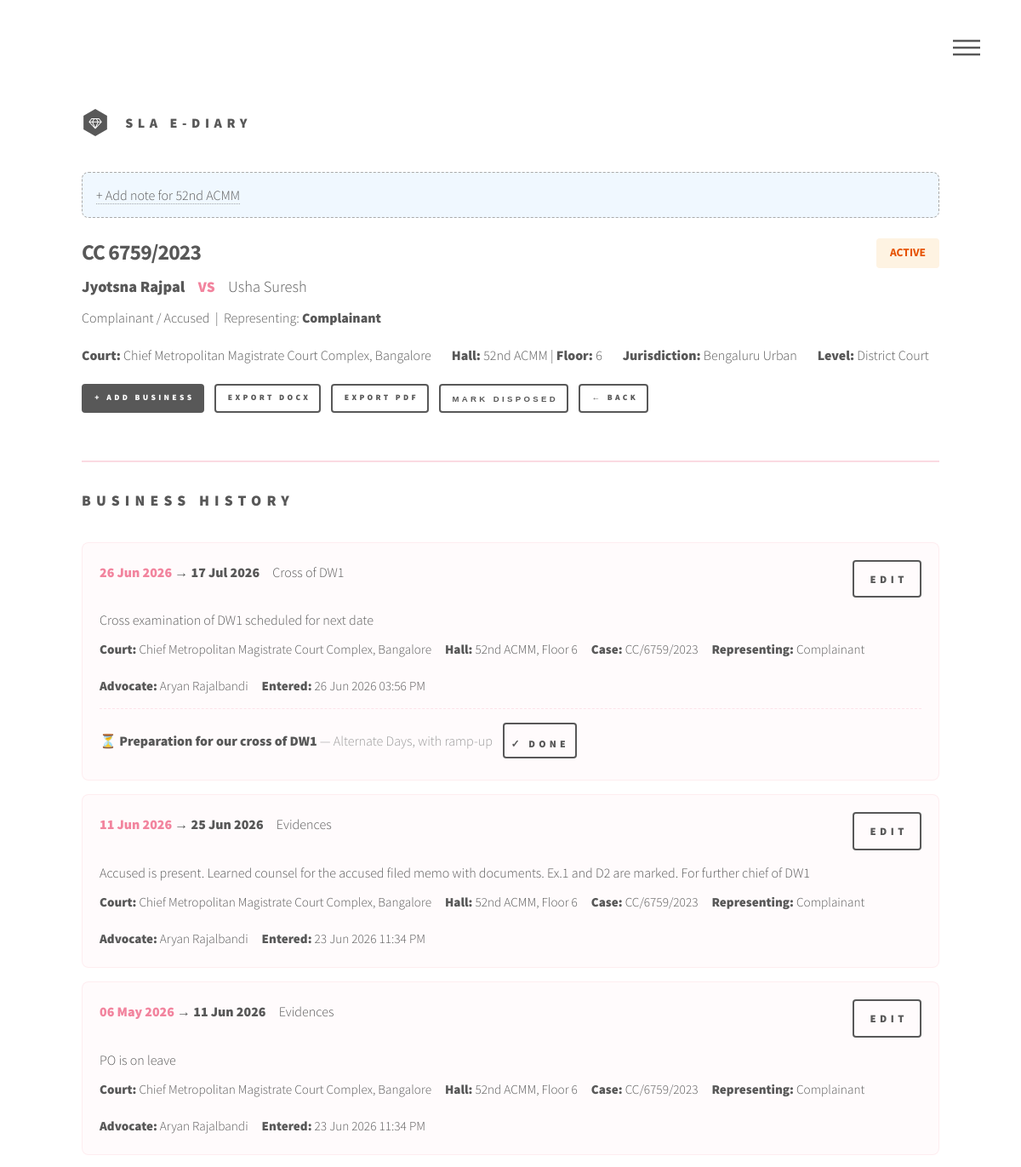
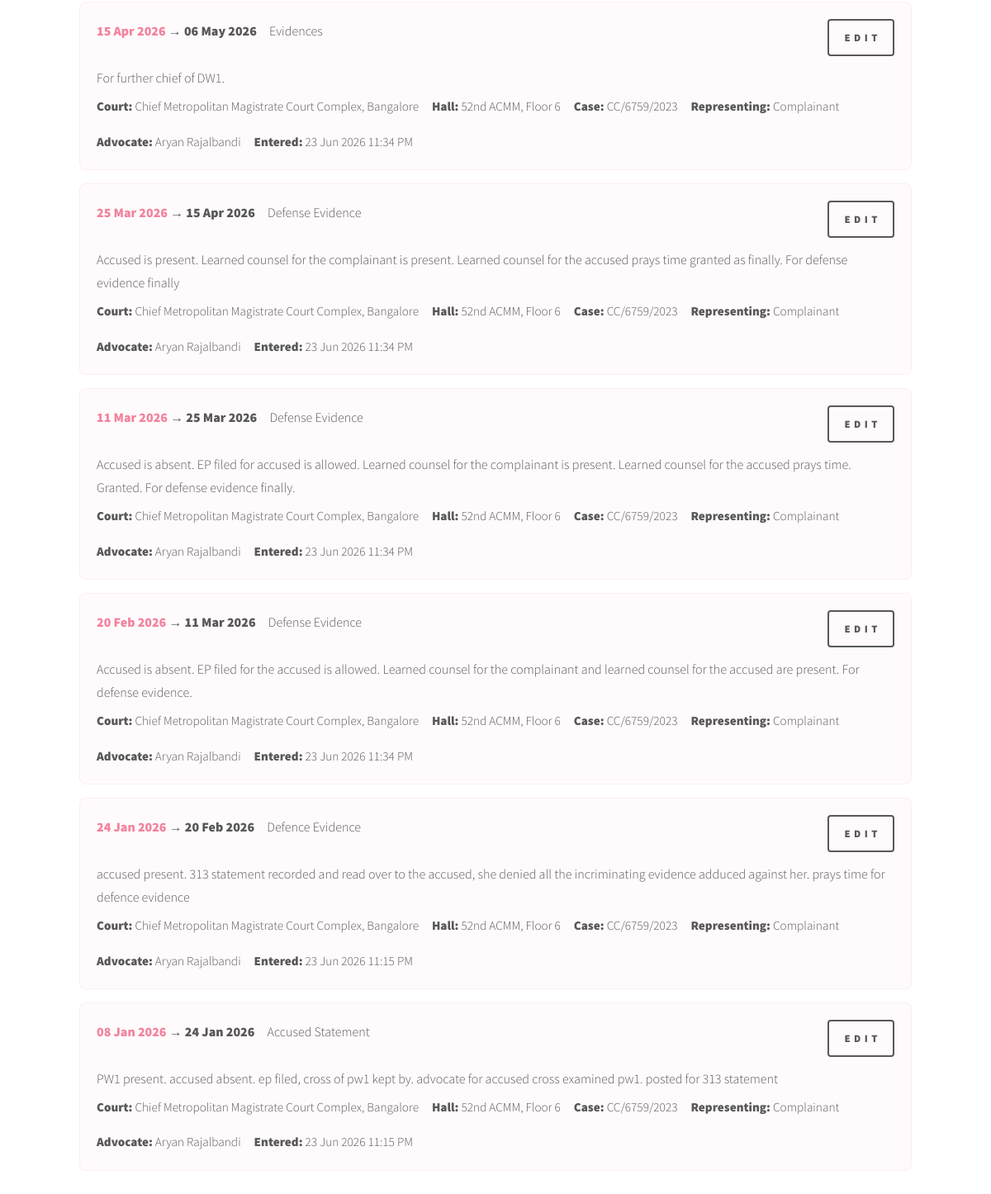
/diary_entry_case/1/ (signed in), run on the app's committed database (2 pictures, top to bottom).
### main/models.py (models this page shows, shortened)
class Case(models.Model):
    jurisdiction = models.CharField(max_length=20, choices=Jurisdiction.choices, default=None)
    court_level = models.CharField(max_length=20, choices=CourtLevel.choices)
    court = models.CharField(max_length=100)
    court_hall = models.CharField(max_length=100)
    floor = models.IntegerField()
    case_type = models.CharField(max_length=100)
    case_number = models.CharField(max_length=100)
    case_year = models.IntegerField()
    party_1 = models.CharField(max_length=100)
    party_1_type = models.CharField(max_length=20, choices=Party1Type.choices)
    party_2 = models.CharField(max_length=100)
    party_2_type = models.CharField(max_length=20, choices=Party2Type.choices)
    representing = models.CharField(max_length=100)
    representing_parties = models.CharField(max_length=100, default='1')
    party_1_total = models.IntegerField(default=1)
    party_2_total = models.IntegerField(default=1)
    disposed = models.BooleanField(default=False)
    @property
    def represents_party_1(self):
        return self.representing == self.party_1_type
    @property
    def represents_party_2(self):
        return self.representing == self.party_2_type
    @property
    def representing_display(self):
        if self.representing_parties != '1':
            return f"{self.representing} {self.representing_parties}"
        return self.representing

class DiaryEntry(models.Model):
    case = models.ForeignKey(Case, on_delete=models.CASCADE, related_name='diary_entries')
    previous_date = models.DateField()
    court = models.CharField(max_length=100)
    court_hall = models.CharField(max_length=100)
    floor = models.IntegerField()
    case_number_display = models.CharField(max_length=200)
    representing = models.CharField(max_length=100)
    representing_parties = models.CharField(max_length=100, default='1')
    party_1_total = models.IntegerField(default=1)
    party_2_total = models.IntegerField(default=1)
    stage = models.CharField(max_length=100)
    business = models.TextField()
    next_date = models.DateField()
    advocate = models.ForeignKey(User, on_delete=models.SET_NULL, null=True, blank=True)
    created_at = models.DateTimeField(auto_now_add=True)
    updated_at = models.DateTimeField(auto_now=True)
    class Meta:
        ordering = ['-previous_date']

class Reminder(models.Model):
    diary_entry = models.ForeignKey(DiaryEntry, on_delete=models.CASCADE, related_name='reminders')
    task = models.CharField(max_length=300)
    start_on = models.DateField()
    frequency = models.CharField(max_length=20, choices=ReminderFrequency.choices, default=ReminderFrequency.DAILY)
    ramp_up = models.BooleanField(default=False,
                                   help_text='Increase frequency as next hearing date approaches')
    completed = models.BooleanField(default=False)
    last_sent_at = models.DateTimeField(null=True, blank=True)
    created_at = models.DateTimeField(auto_now_add=True)
    updated_at = models.DateTimeField(auto_now=True)
    class Meta:
        ordering = ['-created_at']

### main/views.py (the view, shortened to what this page needs)
# urls.py: path('diary_entry_case/<int:case_id>/', diary_entry_case, name='diary_entry_case'),
@login_required
def diary_entry_case(request, case_id):
    case = get_object_or_404(Case, id=case_id)
    entries = case.diary_entries.all()
    latest_data = get_latest_entry_data(case)
    court_hall_notes = CourtHallNote.objects.filter(
        court=case.court, court_hall=case.court_hall
    )
    return render(request, 'main/diary_entry_case.html', {
        'case': case, 'entries': entries, 'court_labels': COURT_LABELS,
        'latest_data': latest_data, 'court_display': COURT_LABELS.get(case.court, case.court),
        'court_hall_notes': court_hall_notes,
    })

### main/services.py (called while the page is built, shortened)
def get_latest_entry_data(case: Case) -> dict:
    latest = case.diary_entries.order_by('-previous_date').first()
    if latest:
        return {
            'previous_date': latest.next_date,
            'court': latest.court,
            'court_hall': latest.court_hall,
            'floor': latest.floor,
            'case_number_display': latest.case_number_display,
            'representing': latest.representing,
            'representing_parties': latest.representing_parties,
            'party_1_total': latest.party_1_total,
            'party_2_total': latest.party_2_total,
            'stage': latest.stage,
        }

### templates/main/diary_entry_case.html (shortened to what this page needs)
{% extends 'base.html' %}
{% load static %}
{% block content %}
<div id="main">
    <div class="inner">
        {% with has_note=court_hall_notes|first %}
        {% if has_note and has_note.note %}
        <div style="background: #fff3cd; border: 1px solid #ffc107; border-radius: 8px; padding: 0.75rem 1rem; margin-bottom: 1.5rem;">
            <strong style="color: #856404;">🏛 Court Hall Note for {{ case.court_hall }}</strong>
            <p style="margin: 0.25rem 0 0 0; color: #856404; white-space: pre-wrap;">{{ has_note.note }}</p>
            <small style="color: #856404;">Last updated: {{ has_note.updated_at|date:"d M Y h:i A" }}</small>
            <br><a href="{% url 'add_court_hall_note' %}?court={{ case.court }}&court_hall={{ case.court_hall }}&next={% url 'diary_entry_case' case.id %}" style="color: #856404; text-decoration:underline;">Edit Note</a>
        </div>
        {% else %}
        <div style="background: #f0f8ff; border: 1px dashed #aaa; border-radius: 8px; padding: 0.75rem 1rem; margin-bottom: 1.5rem;">
            <a href="{% url 'add_court_hall_note' %}?court={{ case.court }}&court_hall={{ case.court_hall }}&next={% url 'diary_entry_case' case.id %}" style="color: #585858;">+ Add note for {{ case.court_hall }}</a>
        </div>
        {% endif %}
        {% endwith %}
        <section style="margin-bottom: 2rem; padding-bottom: 1.5rem; border-bottom: 2px solid rgba(242,132,158,0.3);">
            <div style="display: flex; justify-content: space-between; align-items: flex-start; flex-wrap: wrap; gap: 1rem;">
                <div>
                    <h1 style="margin: 0 0 0.5rem 0; font-size: 1.6rem;">{{ case.case_type }} {{ case.case_number }}/{{ case.case_year }}</h1>
                    <p style="margin: 0; font-size: 1.1rem; color: #585858;">
                        {% if case.represents_party_1 %}<strong style="font-size: 1.15rem;">{{ case.party_1 }}</strong>{% else %}<span style="font-size: 1.15rem;">{{ case.party_1 }}</span>{% endif %}
                        <span style="color: #f2849e; font-weight: 900; margin: 0 0.75rem;">VS</span>
                        {% if case.represents_party_2 %}<strong style="font-size: 1.15rem;">{{ case.party_2 }}</strong>{% else %}<span style="font-size: 1.15rem;">{{ case.party_2 }}</span>{% endif %}
                    </p>
                    <p style="margin: 0.4rem 0 0 0; color: #585858;">
                        {{ case.party_1_type }} / {{ case.party_2_type }}
                        &nbsp;|&nbsp; Representing: <strong>{{ case.representing_display }}</strong>
                    </p>
                </div>
                <div style="text-align: right;">
                    <span style="display: inline-block; padding: 0.35rem 1rem; border-radius: 4px; font-size: 0.85rem; font-weight: 700; background: {% if case.disposed %}#fce4e4{% else %}#fef3e2{% endif %}; color: {% if case.disposed %}#c62828{% else %}#e65100{% endif %};">
                        {% if case.disposed %}DISPOSED{% else %}ACTIVE{% endif %}
                    </span>
                </div>
            </div>
            <div style="display: flex; gap: 1.5rem; flex-wrap: wrap; margin-top: 1rem; color: #585858;">
                <span><strong>Court:</strong> {{ court_display }}</span>
                <span><strong>Hall:</strong> {{ case.court_hall }} | <strong>Floor:</strong> {{ case.floor }}</span>
                <span><strong>Jurisdiction:</strong> {{ case.get_jurisdiction_display }}</span>
                <span><strong>Level:</strong> {{ case.get_court_level_display }}</span>
            </div>
            <div style="margin-top: 1.25rem; display: flex; gap: 0.75rem; flex-wrap: wrap;">
                <a href="{% url 'add_business' case.id %}" class="button primary small">+ Add Business</a>
                <a href="{% url 'case_export_docx' case.id %}" class="button small">Export DOCX</a>
                <a href="{% url 'case_export_pdf' case.id %}" class="button small">Export PDF</a>
                {% if not case.disposed %}
                <form method="post" action="{% url 'diary_entry_case' case.id %}" style="display:inline;">
                    <button type="submit" class="button small" onclick="return confirm('Mark this case as disposed?')">Mark Disposed</button>
                </form>
                {% else %}
                <form method="post" action="{% url 'diary_entry_case' case.id %}" style="display:inline;">
                    {% csrf_token %}
                    <input type="hidden" name="reinstate_case" value="1">
                    <button type="submit" class="button small" onclick="return confirm('Reinstate this case?')">Reinstate</button>
                </form>
                {% endif %}
                <a href="{% url 'diary_entry' %}" class="button small">&larr; Back</a>
            </div>
        </section>
        <section>
            <h2>Business History</h2>
            {% if entries %}
            {% for entry in entries %}
            <div style="background: rgba(242,132,158,0.03); border: 1px solid rgba(242,132,158,0.12); border-radius: 8px; padding: 1.25rem; margin-bottom: 1rem;">
                <div style="display: flex; justify-content: space-between; align-items: flex-start; flex-wrap: wrap; gap: 0.5rem;">
                    <div>
                        <strong style="color: #f2849e;">{{ entry.previous_date|date:"d M Y" }}</strong>
                        &rarr;
                        <strong>{{ entry.next_date|date:"d M Y" }}</strong>
                        <span style="color: #585858; margin-left: 0.75rem;">{{ entry.stage }}</span>
                    </div>
                    <div style="display: flex; gap: 0.5rem; align-items: center;">
                        <a href="{% url 'edit_business' entry.id %}" class="button small" style="font-size: 0.8rem;">Edit</a>
                    </div>
                </div>
                <p style="margin: 0.75rem 0 0.5rem 0; white-space: pre-wrap;">{{ entry.business }}</p>
                <div style="font-size: 0.95em; color: #585858; display: flex; gap: 1rem; flex-wrap: wrap; margin-top: 0.5rem;">
                    <span><strong>Court:</strong> {{ entry.court }}</span>
                    <span><strong>Hall:</strong> {{ entry.court_hall }}, Floor {{ entry.floor }}</span>
                    <span><strong>Case:</strong> {{ entry.case_number_display }}</span>
                    <span><strong>Representing:</strong> {{ entry.representing }}{% if entry.representing_parties != '1' %} ({{ entry.representing_parties }}){% endif %}</span>
                    <span><strong>Advocate:</strong> {{ entry.advocate.get_full_name|default:entry.advocate.username|default:"—" }}</span>
                    <span><strong>Entered:</strong> {{ entry.created_at|date:"d M Y h:i A" }}</span>
                </div>
                {% if entry.reminders.all %}
                <div style="margin-top: 0.75rem; padding-top: 0.75rem; border-top: 1px dashed rgba(242,132,158,0.2);">
                    {% for reminder in entry.reminders.all %}
                    <div style="display: flex; align-items: center; gap: 0.75rem; padding: 0.3rem 0;">
                        <span style="{% if reminder.completed %}text-decoration: line-through; color: #999;{% endif %}">
                            {% if reminder.completed %}✅{% else %}⏳{% endif %}
                            <strong>{{ reminder.task }}</strong>
                            <small style="color: #999;">— {{ reminder.get_frequency_display }}{% if reminder.ramp_up %}, with ramp-up{% endif %}</small>
                        </span>
                        <a href="{% url 'mark_reminder_done' reminder.id %}" class="button small" style="font-size: 0.75rem; padding: 0.2rem 0.6rem;">
                            {% if reminder.completed %}Undo{% else %}✓ Done{% endif %}
                        </a>
                    </div>
                    {% endfor %}
                </div>
                {% endif %}
            </div>
            {% endfor %}
            {% else %}
            <div style="text-align: center; padding: 3rem; color: #585858;">
                <h4>No diary entries yet.</h4>
                <p><a href="{% url 'add_business' case.id %}" class="button primary">Add First Business Entry</a></p>
            </div>
            {% endif %}
        </section>
    </div>
</div>
{% endblock %}

### static/assets/css/main.css (style rules this page uses)
html, body, div, span, applet, object, iframe, h1, h2, h3, h4, h5, h6, p, blockquote, pre, a, abbr, acronym, address, big, cite, code, del, dfn, em, img, ins, kbd, q, s, samp, small, strike, strong, sub, sup, tt, var, b, u, i, center, dl, dt, dd, ol, ul, li, fieldset, form, label, legend, table, caption, tbody, tfoot, thead, tr, th, td, article, aside, canvas, details, embed, figure, figcaption, footer, header, hgroup, menu, nav, output, ruby, section, summary, time, mark, audio, video { margin: 0; padding: 0; border: 0; font-size: 100%; font: inherit; vertical-align: baseline; }
article, aside, details, figcaption, figure, footer, header, hgroup, menu, nav, section { display: block; }
body { line-height: 1; }
body { -webkit-text-size-adjust: none; }
body { -ms-overflow-style: scrollbar; }
html { box-sizing: border-box; }
*, *:before, *:after { box-sizing: inherit; }
body { background: #ffffff; }
body, input, select, textarea { color: #585858; font-family: "Source Sans Pro", Helvetica, sans-serif; font-size: 16pt; font-weight: 300; line-height: 1.75; }
@media screen and (max-width: 1680px) { body, input, select, textarea { font-size: 14pt; } }
@media screen and (max-width: 1280px) { body, input, select, textarea { font-size: 12pt; } }
a { -moz-transition: border-bottom-color 0.2s ease, color 0.2s ease; -webkit-transition: border-bottom-color 0.2s ease, color 0.2s ease; -ms-transition: border-bottom-color 0.2s ease, color 0.2s ease; transition: border-bottom-color 0.2s ease, color 0.2s ease; text-decoration: none; color: #585858; border-bottom: dotted 1px rgba(88, 88, 88, 0.5); }
strong, b { font-weight: 900; }
p { margin: 0 0 2em 0; }
h1 { font-size: 2.75em; font-weight: 700; line-height: 1.3; margin: 0 0 1em 0; letter-spacing: -0.035em; }
h2, h3, h4, h5, h6 { font-weight: 900; line-height: 1.5; margin: 0 0 2em 0; text-transform: uppercase; letter-spacing: 0.35em; }
h2 { font-size: 1.1em; }
form { margin: 0 0 2em 0; overflow-x: hidden; }
form > :last-child { margin-bottom: 0; }
input[type="submit"], input[type="reset"], input[type="button"], button, .button { -moz-appearance: none; -webkit-appearance: none; -ms-appearance: none; appearance: none; -moz-transition: background-color 0.2s ease-in-out, color 0.2s ease-in-out, box-shadow 0.2s ease-in-out; -webkit-transition: background-color 0.2s ease-in-out, color 0.2s ease-in-out, box-shadow 0.2s ease-in-out; -ms-transition: background-color 0.2s ease-in-out, color 0.2s ease-in-out, box-shadow 0.2s ease-in-out; transition: background-color 0.2s ease-in-out, color 0.2s ease-in-out, box-shadow 0.2s ease-in-out; background-color: transparent; border-radius: 4px; border: 0; box-shadow: inset 0 0 0 2px #585858; color: #585858 !important; cursor: pointer; display: inline-block; font-size: 0.8em; font-weight: 900; height: 3.5em; letter-spacing: 0.35em; line-height: 3.45em; overflow: hidden; padding: 0 1.25em 0 1.6em; text-align: center; text-decoration: none; text-overflow: ellipsis; text-transform: uppercase; white-space: nowrap; }
input[type="submit"].small, input[type="reset"].small, input[type="button"].small, button.small, .button.small { font-size: 0.6em; }
input[type="submit"].primary, input[type="reset"].primary, input[type="button"].primary, button.primary, .button.primary { box-shadow: none; background-color: #585858; color: #ffffff !important; }
#main { padding: 0em 0 6em 0 ; }
#wrapper > * > .inner { width: 100%; max-width: 68em; margin: 0 auto; padding: 0 2.5em; }

### data on the page
Case: court_hall "52nd ACMM", case_type "CC", case_number "6759", case_year "2023", party_1 "Jyotsna Rajpal", party_2 "Usha Suresh", party_1_type "Complainant", party_2_type "Accused", representing_display "Complainant", floor "6", jurisdiction "Bengaluru Urban", court_level "District Court"
DiaryEntry: previous_date "26 Jun 2026", next_date "17 Jul 2026", stage "Cross of DW1", business "Cross examination of DW1 scheduled for next date", court "Chief Metropolitan Magistrate Court Complex, Bangalore", court_hall "52nd ACMM", floor "6", case_number_display "CC/6759/2023", representing "Complainant", advocate.get_full_name "Aryan Rajalbandi", created_at "26 Jun 2026 03:56 PM"
Reminder: task "Preparation for our cross of DW1", frequency "Alternate Days", ramp_up ", with ramp-up", completed "✓ DONE"
DiaryEntry: previous_date "11 Jun 2026", next_date "25 Jun 2026", stage "Evidences", business "Accused is present. Learned counsel for the accused filed memo with documents. Ex.1 and D2 are marked. For further chief of DW1", court "Chief Metropolitan Magistrate Court Complex, Bangalore", court_hall "52nd ACMM", floor "6", case_number_display "CC/6759/2023", representing "Complainant", advocate.get_full_name "Aryan Rajalbandi", created_at "23 Jun 2026 11:34 PM"
DiaryEntry: previous_date "06 May 2026", next_date "11 Jun 2026", stage "Evidences", business "PO is on leave", court "Chief Metropolitan Magistrate Court Complex, Bangalore", court_hall "52nd ACMM", floor "6", case_number_display "CC/6759/2023", representing "Complainant", advocate.get_full_name "Aryan Rajalbandi", created_at "23 Jun 2026 11:34 PM"
DiaryEntry: previous_date "15 Apr 2026", next_date "06 May 2026", stage "Evidences", business "For further chief of DW1.", court "Chief Metropolitan Magistrate Court Complex, Bangalore", court_hall "52nd ACMM", floor "6", case_number_display "CC/6759/2023", representing "Complainant", advocate.get_full_name "Aryan Rajalbandi", created_at "23 Jun 2026 11:34 PM"
DiaryEntry: previous_date "25 Mar 2026", next_date "15 Apr 2026", stage "Defense Evidence", business "Accused is present. Learned counsel for the complainant is present. Learned counsel for the accused prays time granted as finally. For defense evidence finally", court "Chief Metropolitan Magistrate Court Complex, Bangalore", court_hall "52nd ACMM", floor "6", case_number_display "CC/6759/2023", representing "Complainant", advocate.get_full_name "Aryan Rajalbandi", created_at "23 Jun 2026 11:34 PM"
DiaryEntry: previous_date "11 Mar 2026", next_date "25 Mar 2026", stage "Defense Evidence", business "Accused is absent. EP filed for accused is allowed. Learned counsel for the complainant is present. Learned counsel for the accused prays time. Granted. For defense evidence finally.", court "Chief Metropolitan Magistrate Court Complex, Bangalore", court_hall "52nd ACMM", floor "6", case_number_display "CC/6759/2023", representing "Complainant", advocate.get_full_name "Aryan Rajalbandi", created_at "23 Jun 2026 11:34 PM"
DiaryEntry: previous_date "20 Feb 2026", next_date "11 Mar 2026", stage "Defense Evidence", business "Accused is absent. EP filed for the accused is allowed. Learned counsel for the complainant and learned counsel for the accused are present. For defense evidence.", court "Chief Metropolitan Magistrate Court Complex, Bangalore", court_hall "52nd ACMM", floor "6", case_number_display "CC/6759/2023", representing "Complainant", advocate.get_full_name "Aryan Rajalbandi", created_at "23 Jun 2026 11:34 PM"
DiaryEntry: previous_date "24 Jan 2026", next_date "20 Feb 2026", stage "Defence Evidence", business "accused present. 313 statement recorded and read over to the accused, she denied all the incriminating evidence adduced against her. prays time for defence evidence", court "Chief Metropolitan Magistrate Court Complex, Bangalore", court_hall "52nd ACMM", floor "6", case_number_display "CC/6759/2023", representing "Complainant", advocate.get_full_name "Aryan Rajalbandi", created_at "23 Jun 2026 11:15 PM"
DiaryEntry: previous_date "08 Jan 2026", next_date "24 Jan 2026", stage "Accused Statement", business "PW1 present. accused absent. ep filed, cross of pw1 kept by. advocate for accused cross examined pw1. posted for 313 statement", court "Chief Metropolitan Magistrate Court Complex, Bangalore", court_hall "52nd ACMM", floor "6", case_number_display "CC/6759/2023", representing "Complainant", advocate.get_full_name "Aryan Rajalbandi", created_at "23 Jun 2026 11:15 PM"

### other printed values
{{ court_display }} "Chief Metropolitan Magistrate Court Complex, Bangalore"
